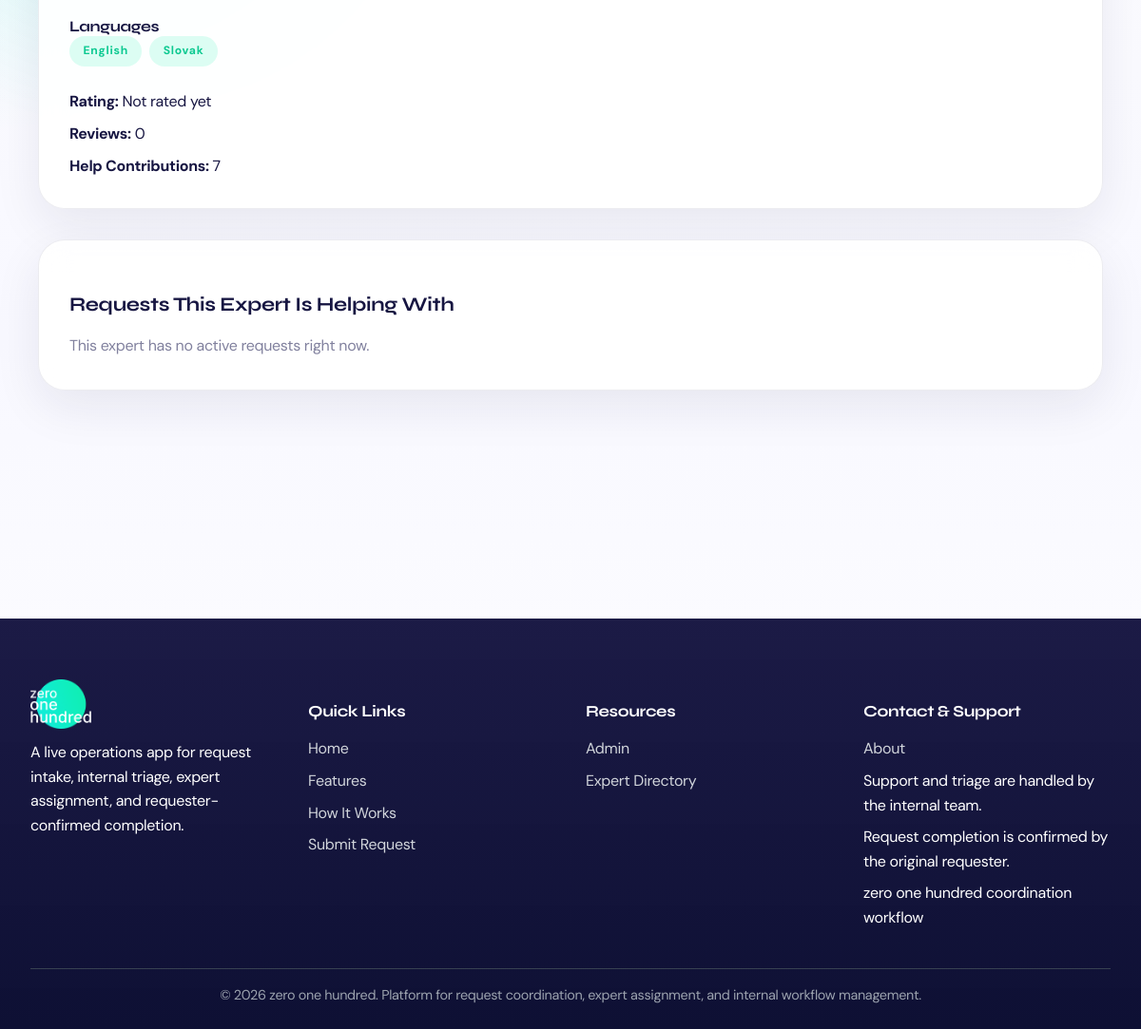
The app's page /experts/1/ (signed in, lower part), older data.
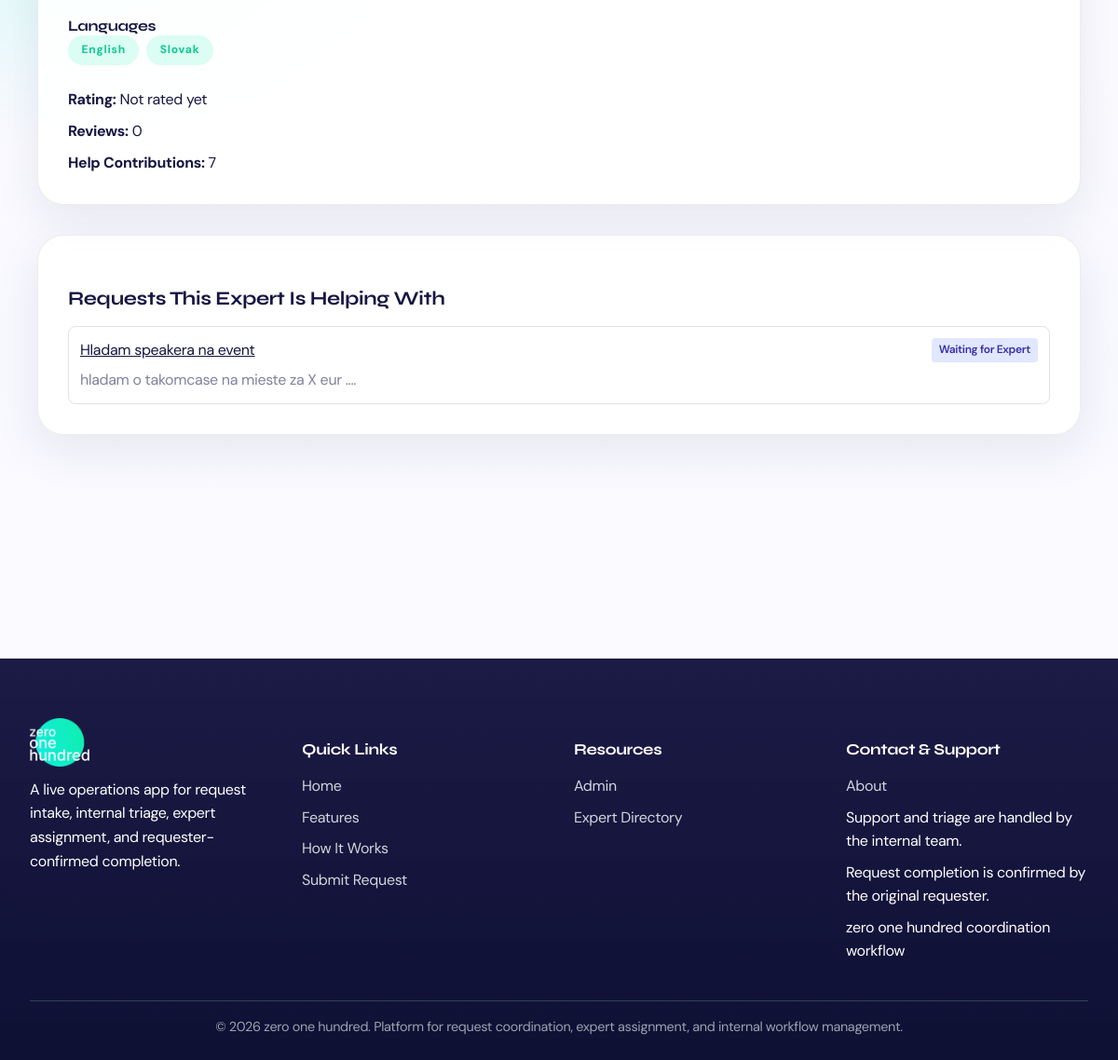
The same page, newer data.
### server/models.py (models this page shows, shortened)
class Language(models.Model):
    name = models.CharField(max_length=80, unique=True)
    class Meta:
        verbose_name = 'Language'
        verbose_name_plural = 'Languages'

class Request(models.Model):
    STATUS_CHOICES = [
        ('open', 'Open'),
        ('in_review', 'In Review'),
        ('waiting_expert', 'Waiting for Expert'),
        ('in_progress', 'In Progress'),
        ('resolved', 'Resolved'),
        ('rejected', 'Rejected'),
    ]
    PRIORITY_CHOICES = [
        ('low', 'Low'),
        ('medium', 'Medium'),
        ('high', 'High'),
        ('critical', 'Critical'),
    ]
    REQUESTER_TYPE_CHOICES = [
        ('corporate', 'Corporate'),
        ('startup', 'Startup'),
        ('investor', 'Investor'),
        ('service_provider', 'Service Provider'),
        ('community_member', 'Community Member'),
    ]
    EXPERIENCE_LEVEL_CHOICES = [
        ('junior', 'Junior'),
        ('mid', 'Mid'),
        ('senior', 'Senior'),
        ('lead', 'Lead'),
    ]
    title = models.CharField(max_length=200)
    description = models.TextField()
    is_corporate = models.BooleanField(default=False)
    company_name = models.CharField(max_length=255, blank=True)
    company_email = models.EmailField(blank=True)
    due_date = models.DateField(null=True, blank=True)
    target_skills = models.ManyToManyField(Skill, blank=True, related_name='target_requests')
    required_languages = models.ManyToManyField(Language, blank=True, related_name='required_by_requests')
    target_experience = models.CharField(max_length=20, choices=EXPERIENCE_LEVEL_CHOICES, blank=True)
    requester_name = models.CharField(max_length=200)
    requester_email = models.EmailField()
    requester_phone = models.CharField(max_length=20, blank=True)
    requester_type = models.CharField(
        max_length=20,
        choices=REQUESTER_TYPE_CHOICES,
        default='community_member'
    )
    category = models.ForeignKey(Category, on_delete=models.SET_NULL, null=True)
    priority = models.CharField(
        max_length=20,
        choices=PRIORITY_CHOICES,
        default='medium'
    )
    status = models.CharField(
        max_length=20,
        choices=STATUS_CHOICES,
        default='open'
    )
    value_score = models.IntegerField(
        default=5,
        help_text='Impact score (1-10)'
    )
    reviewed_by = models.ForeignKey(
        User,
        on_delete=models.SET_NULL,
        null=True,
        blank=True,
        related_name='reviewed_requests'
    )
    review_notes = models.TextField(blank=True)
    submitted_by = models.ForeignKey(
        User,
        on_delete=models.SET_NULL,
        null=True,
        blank=True,
        related_name='submitted_requests'
    )
    assigned_experts = models.ManyToManyField(
        Expert,
        blank=True,
        related_name='assigned_requests'
    )
    offered_experts = models.ManyToManyField(
        Expert,
        blank=True,
        related_name='offered_requests',
        help_text='Experts who offered to help but are not assigned yet'
    )
    created_at = models.DateTimeField(auto_now_add=True)
    updated_at = models.DateTimeField(auto_now=True)
    is_resolved_by_creator = models.BooleanField(
        default=False,
        help_text='Whether the request creator has marked this as resolved/done'
    )
    creator_resolved_at = models.DateTimeField(
        null=True,
        blank=True,
        help_text='Timestamp when creator marked the request as done'
    )
    completed_by_expert = models.ForeignKey(
        Expert,
        on_delete=models.SET_NULL,
        null=True,
        blank=True,
        related_name='completed_requests',
        help_text='Expert selected by creator as the one who completed this request'
    )
    resolved_at = models.DateTimeField(null=True, blank=True)
    resolution_notes = models.TextField(blank=True)
    class Meta:
        ordering = ['-created_at']

### server/views.py (the view)
# urls.py: path('experts/<int:expert_id>/', views.user_profile, name='user_profile'),
@login_required
def user_profile(request, expert_id):
    expert = get_object_or_404(Expert.objects.select_related('user'), id=expert_id)
    open_requests_helped_qs = expert.assigned_requests.select_related('submitted_by').filter(
        status__in=['open', 'in_review', 'waiting_expert', 'in_progress']
    )
    today_date = timezone.now().date()
    open_requests_helped = sorted(
        list(open_requests_helped_qs),
        key=lambda req: (compute_request_priority_score(req, today_date=today_date), req.created_at.timestamp()),
        reverse=True,
    )[:10]
    return render(request, 'expert_profile.html', {
        'expert': expert,
        'open_requests_helped': open_requests_helped,
    })

### server/chat_utils.py (called while the page is built)
def is_company_account(user):
    return bool(user and user.is_authenticated and user.is_active and (user.is_staff or user.is_superuser))

### server/context_processors.py (called while the page is built)
def chat_nav_badge(request):
    user = getattr(request, 'user', None)
    if not user or not user.is_authenticated or not is_company_account(user):
        return {
            'chats_unread_count': 0,
            'chats_has_unread': False,
        }
    unread_count = get_unread_chat_count(user)
    return {
        'chats_unread_count': unread_count,
        'chats_has_unread': unread_count > 0,
    }

### server/templates/expert_profile.html (shortened to what this page needs)
{% extends "base.html" %}
{% block content %}
<div class="container">
    <section class="section">
        <div class="card mb-4">
            <div class="card-body">
                {% if expert.languages.all %}
                <h4>Languages</h4>
                <div class="tags mb-3">
                    {% for language in expert.languages.all %}
                        <span class="badge badge-success">{{ language.name }}</span>
                    {% endfor %}
                </div>
                {% endif %}
                <div class="profile-stats">
                    <div><strong>Rating:</strong> {% if expert.rating_count > 0 %}{{ expert.average_rating }} / 5{% else %}Not rated yet{% endif %}</div>
                    <div><strong>Reviews:</strong> {{ expert.rating_count }}</div>
                    <div><strong>Help Contributions:</strong> {{ expert.help_provided }}</div>
                </div>
            </div>
        </div>
        <div class="card">
            <div class="card-header">
                <h3>Requests This Expert Is Helping With</h3>
            </div>
            <div class="card-body">
                {% if open_requests_helped %}
                    <div class="requests-list">
                        {% for req in open_requests_helped %}
                        <div class="request-item">
                            <div class="request-header">
                                <a href="{% url 'request_detail' req.id %}">{{ req.title }}</a>
                                <span class="request-status status-{{ req.status }}">{{ req.get_status_display }}</span>
                            </div>
                            <div class="text-muted">{{ req.description|truncatechars:140 }}</div>
                        </div>
                        {% endfor %}
                    </div>
                {% else %}
                    <p class="text-muted">This expert has no active requests right now.</p>
                {% endif %}
            </div>
        </div>
    </section>
</div>
{% endblock %}

Row changes from the older to the newer data that the page shows:
added Request: title "Hladam speakera na event", status "Waiting for Expert", description "hladam o takomcase na mieste za X eur ...."
Text that changed along with them:
text no longer shown: "This expert has no active requests right now."
